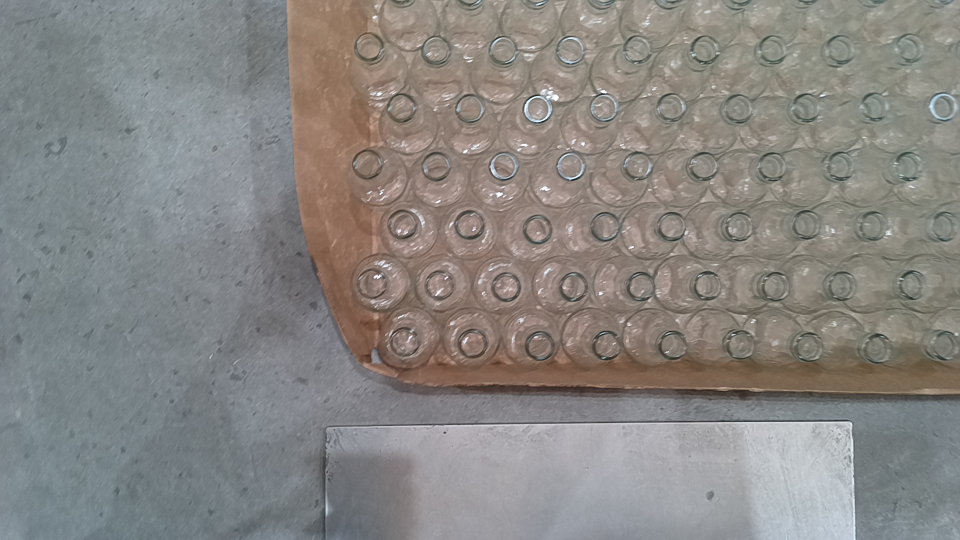
#> input picture 13.jpg, 1920 x 1080 px, found by its file name (shown at 1/2 size)
$ python data_augmentation.py --path 13.jpg
#> lines starting #> are read from the running program, lines starting #| are printed output that depends on the picture; after the words box and inside, x2 and y2 are one past the last pixel; in counts of white or black regions, pixels touching at a corner belong together
### rotation.py
import cv2
import numpy as np

def rotate_im(image, angle):
    """Rotate the image.

    Rotate the image such that the rotated image is enclosed inside the tightest
    rectangle. The area not occupied by the pixels of the original image is colored
    black.

    Parameters
    ----------

    image : numpy.ndarray
        numpy image

    angle : float
        angle by which the image is to be rotated

    Returns
    -------

    numpy.ndarray
        Rotated Image

    """
    # grab the dimensions of the image and then determine the
    # centre
    (h, w) = image.shape[:2]
    (cX, cY) = (w // 2, h // 2)

    # grab the rotation matrix (applying the negative of the
    # angle to rotate clockwise), then grab the sine and cosine
    # (i.e., the rotation components of the matrix)
    M = cv2.getRotationMatrix2D((cX, cY), angle, 1.0)
    cos = np.abs(M[0, 0])
    sin = np.abs(M[0, 1])

    # compute the new bounding dimensions of the image
    nW = int((h * sin) + (w * cos))
    nH = int((h * cos) + (w * sin))

    # adjust the rotation matrix to take into account translation
    M[0, 2] += (nW / 2) - cX
    M[1, 2] += (nH / 2) - cY

    # perform the actual rotation and return the image
    image = cv2.warpAffine(image, M, (nW, nH))

#    image = cv2.resize(image, (w,h))
    return image


# [11 lines that do not run on import are left out]

### data_augmentation.py
#Check the correct transformation
import cv2
import numpy as np
import xml.etree.ElementTree as ET
from rotation import rotate_im
import shutil
import argparse

parser = argparse.ArgumentParser()

#Example of arguments:
parser.add_argument("-tx", "--translationx", help="Translation in the X direction")
parser.add_argument("-ty", "--translationy", help="Translation in the Y direction")
parser.add_argument("-p", "--path", help="Images path")

args = parser.parse_args()

#Read the image
image = cv2.imread("/home/mario3/arinapin/python/git/deeplearning-apps/data-augmentation/13.jpg")
#> image is the input picture: shape (1080, 1920, 3); mean B, G, R 130.6, 133.8, 136.1

height, width = image.shape[:2]
#> height = 1080; width = 1920
#tx, ty = int(args.translationx), int(args.translationy)


#Translation
tx,ty = -100, -100
translation_matrix = np.array([
    [1,0,tx],
    [0,1,ty]
], dtype=np.float32)

# Get the amount of padding needed
if tx >= 0:
    right = 0
    left = tx

else:
    right = abs(tx)
    left = 0


if ty >= 0:
    top = ty
    bottom = 0
else:
    top = 0
    bottom = abs(ty)

#top, bottom, left, right = abs(ty), abs(ty), abs(tx), abs(tx)

translated_image = cv2.warpAffine(src=image, M=translation_matrix, dsize=(width, height))
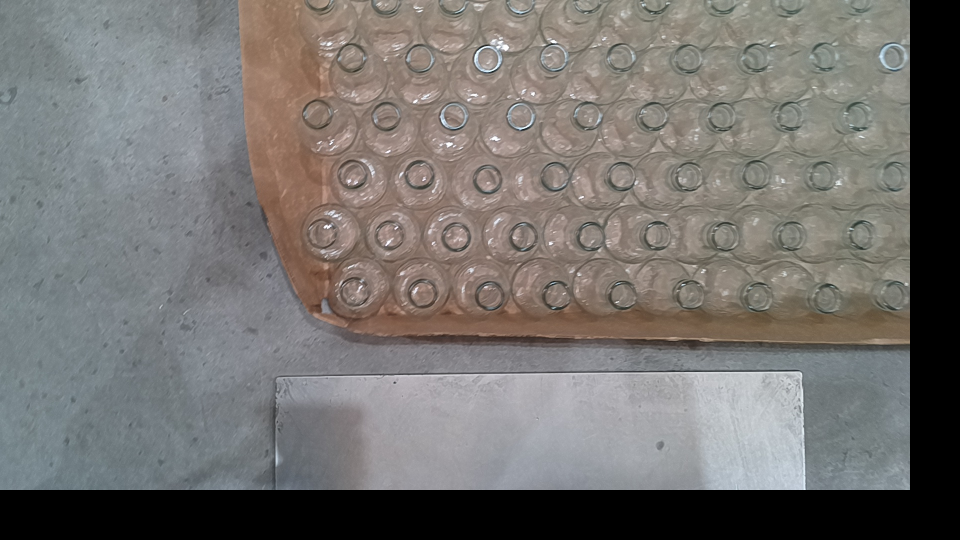
#> translated_image: shape (1080, 1920, 3) (shown at 1/2 size); mean B, G, R 111.9, 114.5, 117.2
print(translated_image.shape)
#| (1080, 1920, 3)
padded_image = cv2.copyMakeBorder(image, top, bottom, left, right, cv2.BORDER_REPLICATE)
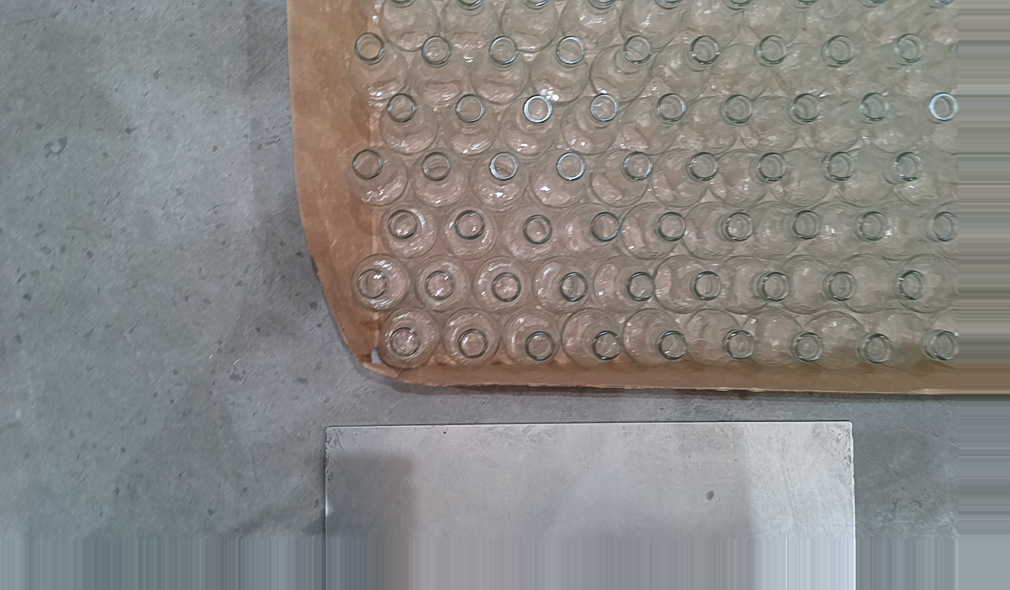
#> padded_image: shape (1180, 2020, 3) (shown at 1/2 size); mean B, G, R 132.1, 134.5, 135.8


#crop the height and width
if tx >= 0:
    if ty >=0:
        translated_image2 = padded_image[0:height, 0:width]
    else:
        translated_image2 = padded_image[abs(ty):(height+abs(ty)), 0:width]
elif tx < 0:
    if ty >=0:
        translated_image2 = padded_image[0:height, abs(tx):width+abs(tx)]
    else:
        translated_image2 = padded_image[abs(ty):(height+abs(ty)), abs(tx):width+abs(tx)]
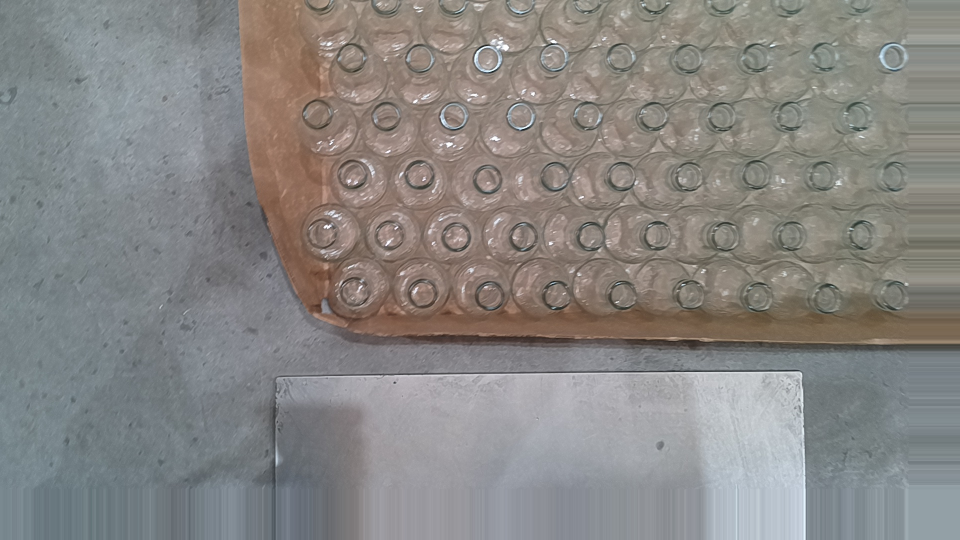
#> translated_image2: shape (1080, 1920, 3) (shown at 1/2 size); mean B, G, R 131.7, 134, 135.8


#Rotation
degree = 90
rotated_im=rotate_im(image=image, angle=degree)
#> in rotate_im, `image = cv2.warpAffine(image, M, (nW, nH))`:
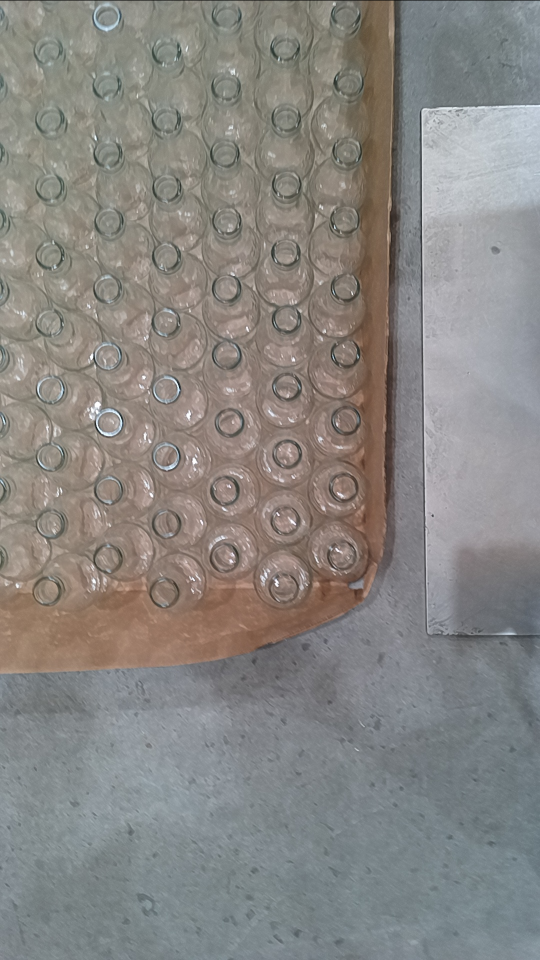
#> image: shape (1920, 1080, 3) (shown at 1/2 size); mean of channels 0, 1, 2 130.6, 133.7, 136; drawn as B, G, R

#copy xml file
src_anotations="/home/mario3/arinapin/python/git/deeplearning-apps/data-augmentation/13.xml"
dest_directory="/home/mario3/arinapin/python/git/deeplearning-apps/data-augmentation/"
dest_file = dest_directory+"result.xml"
shutil.copy2(src_anotations, dest_file)
#> (reads 13.xml from the repository)

#use
def read_content_andtranslation(xml_file: str, dest_file, tx, ty):

#> called with tx = -100, ty = -100
    tree = ET.parse(xml_file)
    root = tree.getroot()

    #load the destination of translation
    tree2 = ET.parse(dest_file)
    root2 = tree2.getroot()

    list_with_all_boxes = []
    list_with_result_boxes = []
    #Get image size for bbox translation
    size_element = root.find('size')

    # Get the width and height values
    width = int(size_element.find('width').text)
    height = int(size_element.find('height').text)

    for boxes in root.iter('object'):

        #Get the file name
        filename = root.find('filename').text

        ymin, xmin, ymax, xmax = None, None, None, None
        clase = str(boxes.find("name").text)
        ymin = int(boxes.find("bndbox/ymin").text)
        ymin2 = ymin+ty
        #Saturate the values for area calculations
        if ymin2 < 0:
            ymin2 = 0
        if ymin2 > height:
            ymin2 = height
        xmin = int(boxes.find("bndbox/xmin").text)
        xmin2 = xmin+tx
        if xmin2 < 0:
            xmin2 = 0
        if xmin2 > width:
            xmin2 = width

        ymax = int(boxes.find("bndbox/ymax").text)
        ymax2 = ymax+ty
        if ymax2 > height:
            ymax2 = height
        if ymax2 <0:
            ymax2 = 0
        xmax = int(boxes.find("bndbox/xmax").text)
        xmax2 = xmax+tx
        if xmax2 > width:
            xmax2 = width
        if xmax2 <0:
            xmax2 = 0

        orig_area = (xmax-xmin)*(ymax-ymin)

        #Make the bbox 0
        new_area = (xmax2-xmin2)*(ymax2-ymin2)

        #Delete bbox when the new area is 60% less than the original
        reduction = 0.6
        if new_area < orig_area*(1-reduction):
            xmin2=ymin2=xmax2=ymax2=-1


        # [10 lines of commented-out code are left out]

        list_with_single_boxes = [clase, xmin, ymin, xmax, ymax]
        list_with_result_box = [xmin2, ymin2, xmax2, ymax2]


        list_with_all_boxes.append(list_with_single_boxes)
        list_with_result_boxes.append(list_with_result_box)

    #We need to delete bndbox leaving the original image size, ...

    #Modify with the resulting transformation
    for boxes, value in zip(root2.iter('object'), list_with_result_boxes):

        ymin = boxes.find("bndbox/ymin")
        xmin = boxes.find("bndbox/xmin")
        ymax = boxes.find("bndbox/ymax")
        xmax = boxes.find("bndbox/xmax")

        ymin.text = str(value[1])
        xmin.text = str(value[0])
        ymax.text = str(value[3])
        xmax.text = str(value[2])

    #delete bbox with -1, because it is out of bounds.
    for obj in root2.findall('object'):
        # Check if a condition is true
        if obj.find('bndbox/ymin').text == '-1':
            # If the condition is true, remove the object element
            root2.remove(obj)

    #write the result to the file
    tree2.write(dest_file)


    return filename, list_with_all_boxes, list_with_result_boxes

name, boxes, result_boxes = read_content_andtranslation(src_anotations, dest_file, tx, ty)

print(boxes)
print(result_boxes)

#Draw rectangle
color = (0, 0, 255)  # Rojo en formato BGR
grosor = 2

for box in boxes:
    cv2.rectangle(image, (box[1], box[2]), (box[3], box[4]), color, grosor)
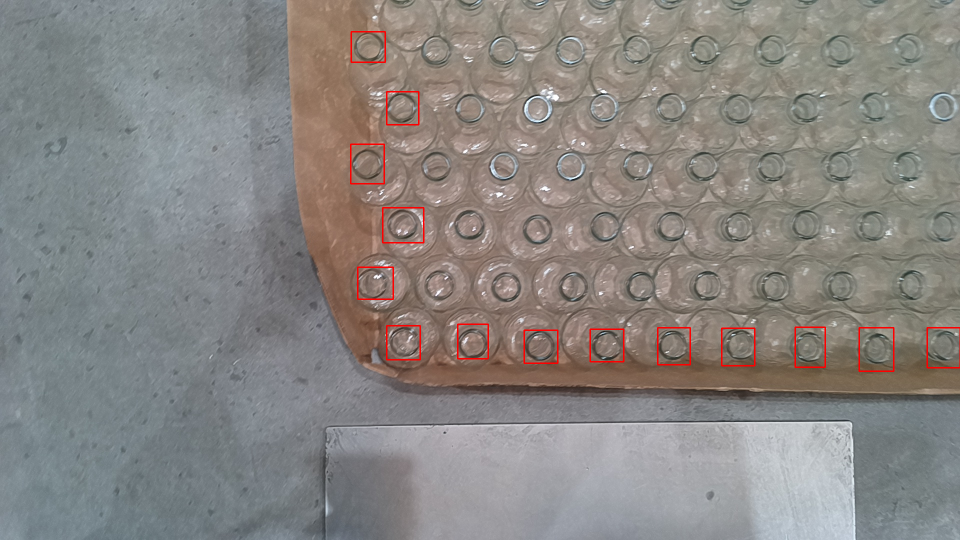
#> image: shape (1080, 1920, 3) (shown at 1/2 size); 0.55% of pixels changed, all inside (x1, y1, x2, y2) = (700, 62, 1920, 744)

for box in result_boxes:
    cv2.rectangle(translated_image, (box[0], box[1]), (box[2], box[3]), color, grosor)
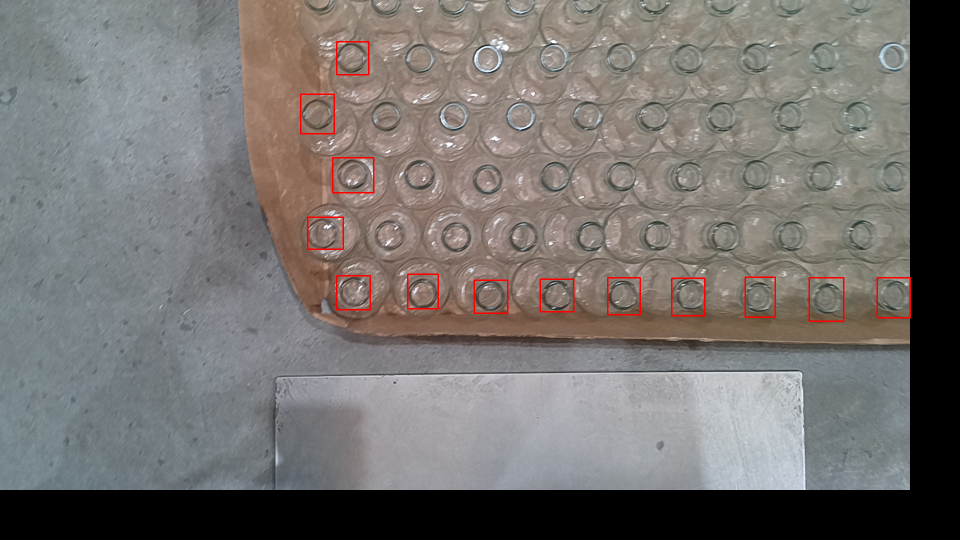
#> translated_image: shape (1080, 1920, 3) (shown at 1/2 size); 0.52% of pixels changed, all inside (x1, y1, x2, y2) = (600, 82, 1822, 644)

# display the original and the Translated image
cv2.imshow('Original image', image)
cv2.waitKey(0)
cv2.imshow('Translated image', translated_image)
cv2.imshow('Translated 2 reflected', translated_image2)
cv2.waitKey(0)


#Check shape of new translated image
print("Padded_image:", padded_image.shape)
#| Padded_image: (1180, 2020, 3)


print(translated_image2[:,0:100,1])
#> (printed output is left out)
print(translated_image2.shape)
#| (1080, 1920, 3)

#Apply transformation to each one.
cv2.imwrite("result4.jpg", translated_image2)
cv2.imwrite("result-wrap.jpg", translated_image)
